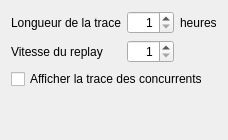
         <widget class="QWidget" name="tab_4">
          <property name="sizePolicy">
           <sizepolicy hsizetype="Expanding" vsizetype="Expanding">
            <horstretch>0</horstretch>
            <verstretch>0</verstretch>
           </sizepolicy>
          </property>
          <attribute name="title">
           <string>Trace</string>
          </attribute>
          <layout class="QGridLayout" name="gridLayout_7">
           <item row="0" column="0">
            <widget class="QLabel" name="label_10">
             <property name="text">
              <string>Longueur de la trace</string>
             </property>
            </widget>
           </item>
           <item row="0" column="1">
            <widget class="QSpinBox" name="trace_length">
             <property name="alignment">
              <set>Qt::AlignRight|Qt::AlignTrailing|Qt::AlignVCenter</set>
             </property>
             <property name="minimum">
              <number>1</number>
             </property>
             <property name="maximum">
              <number>48</number>
             </property>
            </widget>
           </item>
           <item row="0" column="2">
            <widget class="QLabel" name="label_12">
             <property name="text">
              <string>heures</string>
             </property>
            </widget>
           </item>
           <item row="1" column="0">
            <widget class="QLabel" name="label_20">
             <property name="text">
              <string>Vitesse du replay</string>
             </property>
            </widget>
           </item>
           <item row="1" column="1">
            <widget class="QSpinBox" name="speedReplay">
             <property name="alignment">
              <set>Qt::AlignRight|Qt::AlignTrailing|Qt::AlignVCenter</set>
             </property>
             <property name="minimum">
              <number>1</number>
             </property>
             <property name="maximum">
              <number>100</number>
             </property>
            </widget>
           </item>
           <item row="4" column="1">
            <spacer name="verticalSpacer_3">
             <property name="orientation">
              <enum>Qt::Vertical</enum>
             </property>
             <property name="sizeHint" stdset="0">
              <size>
               <width>20</width>
               <height>40</height>
              </size>
             </property>
            </spacer>
           </item>
           <item row="2" column="0" colspan="3">
            <widget class="QCheckBox" name="chk_oppTrace">
             <property name="sizePolicy">
              <sizepolicy hsizetype="Preferred" vsizetype="Preferred">
               <horstretch>0</horstretch>
               <verstretch>0</verstretch>
              </sizepolicy>
             </property>
             <property name="text">
              <string>Afficher la trace des concurrents</string>
             </property>
            </widget>
           </item>
          </layout>
         </widget>
